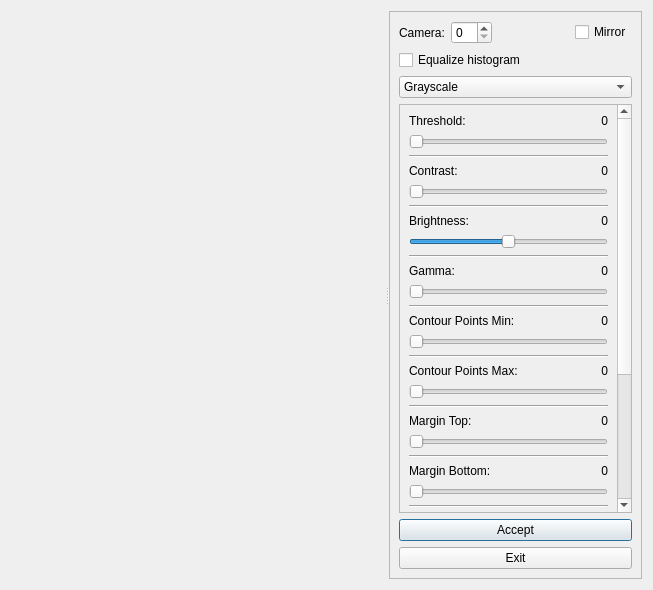
<?xml version="1.0" encoding="UTF-8"?>
<ui version="4.0">
 <class>CameraSetupForm</class>
 <widget class="QWidget" name="CameraSetupForm">
  <property name="geometry">
   <rect>
    <x>0</x>
    <y>0</y>
    <width>653</width>
    <height>590</height>
   </rect>
  </property>
  <property name="windowTitle">
   <string>Eyetracker Camera Calibration</string>
  </property>
  <layout class="QGridLayout" name="gridLayout">
   <item row="0" column="0">
    <widget class="QSplitter" name="splitter">
     <property name="orientation">
      <enum>Qt::Horizontal</enum>
     </property>
     <property name="childrenCollapsible">
      <bool>false</bool>
     </property>
     <widget class="QWidget" name="layoutWidget">
      <layout class="QVBoxLayout" name="verticalLayout_10">
       <item>
        <spacer name="verticalSpacer">
         <property name="orientation">
          <enum>Qt::Vertical</enum>
         </property>
         <property name="sizeHint" stdset="0">
          <size>
           <width>20</width>
           <height>40</height>
          </size>
         </property>
        </spacer>
       </item>
       <item>
        <widget class="ImageViewer" name="cameraView" native="true">
         <property name="minimumSize">
          <size>
           <width>320</width>
           <height>200</height>
          </size>
         </property>
        </widget>
       </item>
       <item>
        <spacer name="verticalSpacer_2">
         <property name="orientation">
          <enum>Qt::Vertical</enum>
         </property>
         <property name="sizeHint" stdset="0">
          <size>
           <width>20</width>
           <height>40</height>
          </size>
         </property>
        </spacer>
       </item>
      </layout>
     </widget>
     <widget class="QFrame" name="frame">
      <property name="frameShape">
       <enum>QFrame::StyledPanel</enum>
      </property>
      <property name="frameShadow">
       <enum>QFrame::Raised</enum>
      </property>
      <layout class="QVBoxLayout" name="verticalLayout_2">
       <item>
        <layout class="QHBoxLayout" name="horizontalLayout_3">
         <item>
          <widget class="QLabel" name="label">
           <property name="text">
            <string>Camera:</string>
           </property>
          </widget>
         </item>
         <item>
          <widget class="QSpinBox" name="cameraIndexSpinBox">
           <property name="maximum">
            <number>10</number>
           </property>
          </widget>
         </item>
         <item>
          <spacer name="horizontalSpacer_2">
           <property name="orientation">
            <enum>Qt::Horizontal</enum>
           </property>
           <property name="sizeHint" stdset="0">
            <size>
             <width>40</width>
             <height>20</height>
            </size>
           </property>
          </spacer>
         </item>
         <item>
          <widget class="QCheckBox" name="mirrorCheckBox">
           <property name="text">
            <string>Mirror</string>
           </property>
          </widget>
         </item>
        </layout>
       </item>
       <item>
        <widget class="QCheckBox" name="equalizeHistogramCheckBox">
         <property name="text">
          <string>Equalize histogram</string>
         </property>
        </widget>
       </item>
       <item>
        <widget class="QComboBox" name="previewTypeComboBox">
         <property name="currentIndex">
          <number>1</number>
         </property>
         <item>
          <property name="text">
           <string>Color</string>
          </property>
         </item>
         <item>
          <property name="text">
           <string>Grayscale</string>
          </property>
         </item>
         <item>
          <property name="text">
           <string>Thresholded</string>
          </property>
         </item>
        </widget>
       </item>
       <item>
        <widget class="QScrollArea" name="scrollArea">
         <property name="sizePolicy">
          <sizepolicy hsizetype="Preferred" vsizetype="Expanding">
           <horstretch>0</horstretch>
           <verstretch>0</verstretch>
          </sizepolicy>
         </property>
         <property name="sizeAdjustPolicy">
          <enum>QAbstractScrollArea::AdjustToContents</enum>
         </property>
         <property name="widgetResizable">
          <bool>true</bool>
         </property>
         <widget class="QWidget" name="scrollAreaWidgetContents">
          <property name="geometry">
           <rect>
            <x>0</x>
            <y>0</y>
            <width>242</width>
            <height>855</height>
           </rect>
          </property>
          <layout class="QVBoxLayout" name="verticalLayout_15">
           <item>
            <layout class="QVBoxLayout" name="verticalLayout">
             <item>
              <layout class="QHBoxLayout" name="horizontalLayout">
               <item>
                <widget class="QLabel" name="thresholdLabel">
                 <property name="text">
                  <string>Threshold:</string>
                 </property>
                </widget>
               </item>
               <item>
                <widget class="QLabel" name="thresholdValueLabel">
                 <property name="text">
                  <string>0</string>
                 </property>
                 <property name="alignment">
                  <set>Qt::AlignRight|Qt::AlignTrailing|Qt::AlignVCenter</set>
                 </property>
                </widget>
               </item>
              </layout>
             </item>
             <item>
              <widget class="QSlider" name="thresholdSlider">
               <property name="minimum">
                <number>1</number>
               </property>
               <property name="maximum">
                <number>255</number>
               </property>
               <property name="orientation">
                <enum>Qt::Horizontal</enum>
               </property>
              </widget>
             </item>
            </layout>
           </item>
           <item>
            <widget class="Line" name="line_10">
             <property name="orientation">
              <enum>Qt::Horizontal</enum>
             </property>
            </widget>
           </item>
           <item>
            <layout class="QVBoxLayout" name="verticalLayout_12">
             <item>
              <layout class="QHBoxLayout" name="horizontalLayout_4">
               <item>
                <widget class="QLabel" name="thresholdLabel_2">
                 <property name="text">
                  <string>Contrast:</string>
                 </property>
                </widget>
               </item>
               <item>
                <widget class="QLabel" name="contrastValueLabel">
                 <property name="text">
                  <string>0</string>
                 </property>
                 <property name="alignment">
                  <set>Qt::AlignRight|Qt::AlignTrailing|Qt::AlignVCenter</set>
                 </property>
                </widget>
               </item>
              </layout>
             </item>
             <item>
              <widget class="QSlider" name="contrastSlider">
               <property name="minimum">
                <number>0</number>
               </property>
               <property name="maximum">
                <number>200</number>
               </property>
               <property name="orientation">
                <enum>Qt::Horizontal</enum>
               </property>
              </widget>
             </item>
            </layout>
           </item>
           <item>
            <widget class="Line" name="line_11">
             <property name="orientation">
              <enum>Qt::Horizontal</enum>
             </property>
            </widget>
           </item>
           <item>
            <layout class="QVBoxLayout" name="verticalLayout_14">
             <item>
              <layout class="QHBoxLayout" name="horizontalLayout_9">
               <item>
                <widget class="QLabel" name="thresholdLabel_4">
                 <property name="text">
                  <string>Brightness:</string>
                 </property>
                </widget>
               </item>
               <item>
                <widget class="QLabel" name="brightnessValueLabel">
                 <property name="text">
                  <string>0</string>
                 </property>
                 <property name="alignment">
                  <set>Qt::AlignRight|Qt::AlignTrailing|Qt::AlignVCenter</set>
                 </property>
                </widget>
               </item>
              </layout>
             </item>
             <item>
              <widget class="QSlider" name="brightnessSlider">
               <property name="minimum">
                <number>-100</number>
               </property>
               <property name="maximum">
                <number>100</number>
               </property>
               <property name="orientation">
                <enum>Qt::Horizontal</enum>
               </property>
              </widget>
             </item>
            </layout>
           </item>
           <item>
            <widget class="Line" name="line_9">
             <property name="orientation">
              <enum>Qt::Horizontal</enum>
             </property>
            </widget>
           </item>
           <item>
            <layout class="QVBoxLayout" name="verticalLayout_13">
             <item>
              <layout class="QHBoxLayout" name="horizontalLayout_8">
               <item>
                <widget class="QLabel" name="thresholdLabel_3">
                 <property name="text">
                  <string>Gamma:</string>
                 </property>
                </widget>
               </item>
               <item>
                <widget class="QLabel" name="gammaValueLabel">
                 <property name="text">
                  <string>0</string>
                 </property>
                 <property name="alignment">
                  <set>Qt::AlignRight|Qt::AlignTrailing|Qt::AlignVCenter</set>
                 </property>
                </widget>
               </item>
              </layout>
             </item>
             <item>
              <widget class="QSlider" name="gammaSlider">
               <property name="minimum">
                <number>0</number>
               </property>
               <property name="maximum">
                <number>200</number>
               </property>
               <property name="orientation">
                <enum>Qt::Horizontal</enum>
               </property>
              </widget>
             </item>
            </layout>
           </item>
           <item>
            <widget class="Line" name="line_6">
             <property name="orientation">
              <enum>Qt::Horizontal</enum>
             </property>
            </widget>
           </item>
           <item>
            <layout class="QVBoxLayout" name="verticalLayout_3">
             <item>
              <layout class="QHBoxLayout" name="horizontalLayout_2">
               <item>
                <widget class="QLabel" name="pointMinLabel">
                 <property name="text">
                  <string>Contour Points Min:</string>
                 </property>
                </widget>
               </item>
               <item>
                <widget class="QLabel" name="pointMinValueLabel">
                 <property name="text">
                  <string>0</string>
                 </property>
                 <property name="alignment">
                  <set>Qt::AlignRight|Qt::AlignTrailing|Qt::AlignVCenter</set>
                 </property>
                </widget>
               </item>
              </layout>
             </item>
             <item>
              <widget class="QSlider" name="pointsMinSlider">
               <property name="minimum">
                <number>5</number>
               </property>
               <property name="maximum">
                <number>500</number>
               </property>
               <property name="orientation">
                <enum>Qt::Horizontal</enum>
               </property>
              </widget>
             </item>
            </layout>
           </item>
           <item>
            <widget class="Line" name="line_4">
             <property name="orientation">
              <enum>Qt::Horizontal</enum>
             </property>
            </widget>
           </item>
           <item>
            <layout class="QVBoxLayout" name="verticalLayout_4">
             <item>
              <layout class="QHBoxLayout" name="horizontalLayout_5">
               <item>
                <widget class="QLabel" name="pointMaxLabel">
                 <property name="text">
                  <string>Contour Points Max:</string>
                 </property>
                </widget>
               </item>
               <item>
                <widget class="QLabel" name="pointMaxValueLabel">
                 <property name="text">
                  <string>0</string>
                 </property>
                 <property name="alignment">
                  <set>Qt::AlignRight|Qt::AlignTrailing|Qt::AlignVCenter</set>
                 </property>
                </widget>
               </item>
              </layout>
             </item>
             <item>
              <widget class="QSlider" name="pointsMaxSlider">
               <property name="minimum">
                <number>5</number>
               </property>
               <property name="maximum">
                <number>1100</number>
               </property>
               <property name="orientation">
                <enum>Qt::Horizontal</enum>
               </property>
              </widget>
             </item>
            </layout>
           </item>
           <item>
            <widget class="Line" name="line_5">
             <property name="orientation">
              <enum>Qt::Horizontal</enum>
             </property>
            </widget>
           </item>
           <item>
            <layout class="QVBoxLayout" name="verticalLayout_5">
             <item>
              <layout class="QHBoxLayout" name="horizontalLayout_6">
               <item>
                <widget class="QLabel" name="searchAreaVerticalLabel">
                 <property name="text">
                  <string>Margin Top:</string>
                 </property>
                </widget>
               </item>
               <item>
                <widget class="QLabel" name="marginTopValueLabel">
                 <property name="text">
                  <string>0</string>
                 </property>
                 <property name="alignment">
                  <set>Qt::AlignRight|Qt::AlignTrailing|Qt::AlignVCenter</set>
                 </property>
                </widget>
               </item>
              </layout>
             </item>
             <item>
              <widget class="QSlider" name="marginTopSlider">
               <property name="maximum">
                <number>100</number>
               </property>
               <property name="orientation">
                <enum>Qt::Horizontal</enum>
               </property>
              </widget>
             </item>
            </layout>
           </item>
           <item>
            <widget class="Line" name="line_8">
             <property name="orientation">
              <enum>Qt::Horizontal</enum>
             </property>
            </widget>
           </item>
           <item>
            <layout class="QVBoxLayout" name="verticalLayout_9">
             <item>
              <layout class="QHBoxLayout" name="horizontalLayout_7">
               <item>
                <widget class="QLabel" name="searchAreaVerticalLabel_2">
                 <property name="text">
                  <string>Margin Bottom:</string>
                 </property>
                </widget>
               </item>
               <item>
                <widget class="QLabel" name="marginBottomValueLabel">
                 <property name="text">
                  <string>0</string>
                 </property>
                 <property name="alignment">
                  <set>Qt::AlignRight|Qt::AlignTrailing|Qt::AlignVCenter</set>
                 </property>
                </widget>
               </item>
              </layout>
             </item>
             <item>
              <widget class="QSlider" name="marginBottomSlider">
               <property name="maximum">
                <number>100</number>
               </property>
               <property name="orientation">
                <enum>Qt::Horizontal</enum>
               </property>
              </widget>
             </item>
            </layout>
           </item>
           <item>
            <widget class="Line" name="line_3">
             <property name="orientation">
              <enum>Qt::Horizontal</enum>
             </property>
            </widget>
           </item>
           <item>
            <layout class="QVBoxLayout" name="verticalLayout_6">
             <item>
              <layout class="QHBoxLayout" name="horizontalLayout_10">
               <item>
                <widget class="QLabel" name="searchAreaHorizontalLabel">
                 <property name="text">
                  <string>Margin Left:</string>
                 </property>
                </widget>
               </item>
               <item>
                <widget class="QLabel" name="marginLeftValueLabel">
                 <property name="text">
                  <string>0</string>
                 </property>
                 <property name="alignment">
                  <set>Qt::AlignRight|Qt::AlignTrailing|Qt::AlignVCenter</set>
                 </property>
                </widget>
               </item>
              </layout>
             </item>
             <item>
              <widget class="QSlider" name="marginLeftSlider">
               <property name="maximum">
                <number>100</number>
               </property>
               <property name="orientation">
                <enum>Qt::Horizontal</enum>
               </property>
              </widget>
             </item>
            </layout>
           </item>
           <item>
            <widget class="Line" name="line">
             <property name="orientation">
              <enum>Qt::Horizontal</enum>
             </property>
            </widget>
           </item>
           <item>
            <layout class="QVBoxLayout" name="verticalLayout_11">
             <item>
              <layout class="QHBoxLayout" name="horizontalLayout_13">
               <item>
                <widget class="QLabel" name="searchAreaHorizontalLabel_2">
                 <property name="text">
                  <string>Margin Right:</string>
                 </property>
                </widget>
               </item>
               <item>
                <widget class="QLabel" name="marginRightValueLabel">
                 <property name="text">
                  <string>0</string>
                 </property>
                 <property name="alignment">
                  <set>Qt::AlignRight|Qt::AlignTrailing|Qt::AlignVCenter</set>
                 </property>
                </widget>
               </item>
              </layout>
             </item>
             <item>
              <widget class="QSlider" name="marginRightSlider">
               <property name="maximum">
                <number>100</number>
               </property>
               <property name="orientation">
                <enum>Qt::Horizontal</enum>
               </property>
              </widget>
             </item>
            </layout>
           </item>
           <item>
            <widget class="Line" name="line_2">
             <property name="orientation">
              <enum>Qt::Horizontal</enum>
             </property>
            </widget>
           </item>
           <item>
            <layout class="QVBoxLayout" name="verticalLayout_7">
             <item>
              <layout class="QHBoxLayout" name="horizontalLayout_12">
               <item>
                <widget class="QLabel" name="oblatenessLowLabel">
                 <property name="text">
                  <string>Oblateness Low:</string>
                 </property>
                </widget>
               </item>
               <item>
                <widget class="QLabel" name="oblatenessLowValueLabel">
                 <property name="text">
                  <string>0</string>
                 </property>
                 <property name="alignment">
                  <set>Qt::AlignRight|Qt::AlignTrailing|Qt::AlignVCenter</set>
                 </property>
                </widget>
               </item>
              </layout>
             </item>
             <item>
              <widget class="QSlider" name="oblatenessLowSlider">
               <property name="minimum">
                <number>1</number>
               </property>
               <property name="maximum">
                <number>100</number>
               </property>
               <property name="orientation">
                <enum>Qt::Horizontal</enum>
               </property>
              </widget>
             </item>
            </layout>
           </item>
           <item>
            <widget class="Line" name="line_7">
             <property name="orientation">
              <enum>Qt::Horizontal</enum>
             </property>
            </widget>
           </item>
           <item>
            <layout class="QVBoxLayout" name="verticalLayout_8">
             <item>
              <layout class="QHBoxLayout" name="horizontalLayout_11">
               <item>
                <widget class="QLabel" name="oblatenessHighLabel">
                 <property name="text">
                  <string>Oblateness High:</string>
                 </property>
                </widget>
               </item>
               <item>
                <widget class="QLabel" name="oblatenessHighValueLabel">
                 <property name="text">
                  <string>0</string>
                 </property>
                 <property name="alignment">
                  <set>Qt::AlignRight|Qt::AlignTrailing|Qt::AlignVCenter</set>
                 </property>
                </widget>
               </item>
              </layout>
             </item>
             <item>
              <widget class="QSlider" name="oblatenessHighSlider">
               <property name="minimum">
                <number>1</number>
               </property>
               <property name="maximum">
                <number>100</number>
               </property>
               <property name="orientation">
                <enum>Qt::Horizontal</enum>
               </property>
              </widget>
             </item>
            </layout>
           </item>
          </layout>
         </widget>
        </widget>
       </item>
       <item>
        <widget class="QPushButton" name="acceptButton">
         <property name="text">
          <string>Accept</string>
         </property>
         <property name="default">
          <bool>true</bool>
         </property>
        </widget>
       </item>
       <item>
        <widget class="QPushButton" name="exitButton">
         <property name="text">
          <string>Exit</string>
         </property>
        </widget>
       </item>
      </layout>
     </widget>
    </widget>
   </item>
  </layout>
 </widget>
 <customwidgets>
  <customwidget>
   <class>ImageViewer</class>
   <extends>QWidget</extends>
   <header>opencvcapture.h</header>
  </customwidget>
 </customwidgets>
 <resources/>
 <connections/>
</ui>
